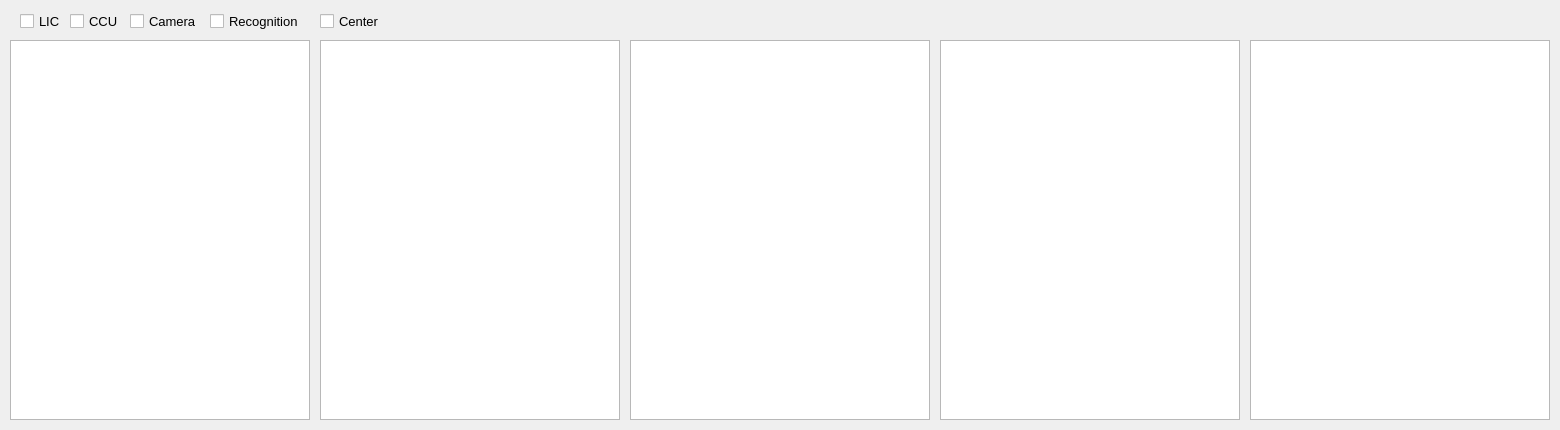
<?xml version="1.0" encoding="UTF-8"?>
<ui version="4.0">
 <class>LogDlg</class>
 <widget class="QDialog" name="LogDlg">
  <property name="geometry">
   <rect>
    <x>0</x>
    <y>0</y>
    <width>1560</width>
    <height>430</height>
   </rect>
  </property>
  <property name="font">
   <font>
    <pointsize>10</pointsize>
   </font>
  </property>
  <property name="windowTitle">
   <string>Dialog</string>
  </property>
  <widget class="QTextEdit" name="teCenterlog">
   <property name="geometry">
    <rect>
     <x>1250</x>
     <y>40</y>
     <width>300</width>
     <height>380</height>
    </rect>
   </property>
  </widget>
  <widget class="QTextEdit" name="teCameralog">
   <property name="geometry">
    <rect>
     <x>630</x>
     <y>40</y>
     <width>300</width>
     <height>380</height>
    </rect>
   </property>
  </widget>
  <widget class="QTextEdit" name="teLIClog">
   <property name="geometry">
    <rect>
     <x>10</x>
     <y>40</y>
     <width>300</width>
     <height>380</height>
    </rect>
   </property>
  </widget>
  <widget class="QTextEdit" name="teRecoglog">
   <property name="geometry">
    <rect>
     <x>940</x>
     <y>40</y>
     <width>300</width>
     <height>380</height>
    </rect>
   </property>
  </widget>
  <widget class="QCheckBox" name="chkLIC">
   <property name="geometry">
    <rect>
     <x>20</x>
     <y>10</y>
     <width>61</width>
     <height>23</height>
    </rect>
   </property>
   <property name="text">
    <string>LIC</string>
   </property>
  </widget>
  <widget class="QCheckBox" name="chkCCU">
   <property name="geometry">
    <rect>
     <x>70</x>
     <y>10</y>
     <width>61</width>
     <height>23</height>
    </rect>
   </property>
   <property name="text">
    <string>CCU</string>
   </property>
  </widget>
  <widget class="QCheckBox" name="chkCamera">
   <property name="geometry">
    <rect>
     <x>130</x>
     <y>10</y>
     <width>81</width>
     <height>23</height>
    </rect>
   </property>
   <property name="text">
    <string>Camera</string>
   </property>
  </widget>
  <widget class="QCheckBox" name="chkRecognition">
   <property name="geometry">
    <rect>
     <x>210</x>
     <y>10</y>
     <width>111</width>
     <height>23</height>
    </rect>
   </property>
   <property name="text">
    <string>Recognition</string>
   </property>
  </widget>
  <widget class="QCheckBox" name="chkCenter">
   <property name="geometry">
    <rect>
     <x>320</x>
     <y>10</y>
     <width>81</width>
     <height>23</height>
    </rect>
   </property>
   <property name="text">
    <string>Center</string>
   </property>
  </widget>
  <widget class="QTextEdit" name="teCCUlog">
   <property name="geometry">
    <rect>
     <x>320</x>
     <y>40</y>
     <width>300</width>
     <height>380</height>
    </rect>
   </property>
  </widget>
 </widget>
 <resources/>
 <connections/>
</ui>
